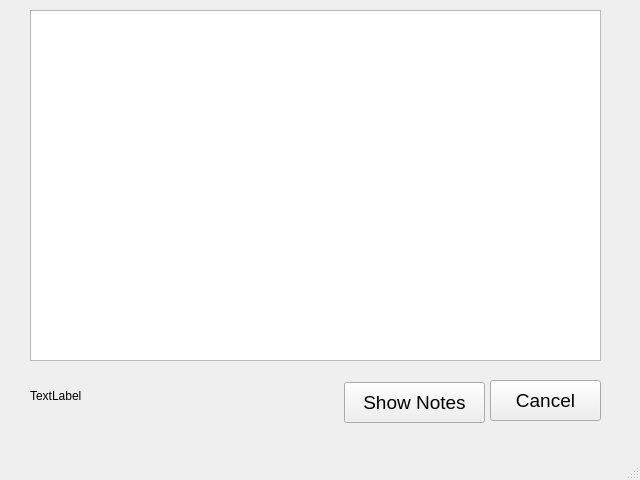
<?xml version="1.0" encoding="UTF-8"?>
<ui version="4.0">
 <class>ShowScale</class>
 <widget class="QMainWindow" name="ShowScale">
  <property name="geometry">
   <rect>
    <x>0</x>
    <y>0</y>
    <width>640</width>
    <height>480</height>
   </rect>
  </property>
  <property name="windowTitle">
   <string>MainWindow</string>
  </property>
  <widget class="QWidget" name="centralwidget">
   <widget class="QPushButton" name="noteButton">
    <property name="geometry">
     <rect>
      <x>344</x>
      <y>382</y>
      <width>141</width>
      <height>41</height>
     </rect>
    </property>
    <property name="font">
     <font>
      <pointsize>14</pointsize>
     </font>
    </property>
    <property name="text">
     <string>Show Notes</string>
    </property>
   </widget>
   <widget class="QPushButton" name="cancelButton">
    <property name="geometry">
     <rect>
      <x>490</x>
      <y>380</y>
      <width>111</width>
      <height>41</height>
     </rect>
    </property>
    <property name="font">
     <font>
      <pointsize>14</pointsize>
     </font>
    </property>
    <property name="text">
     <string>Cancel</string>
    </property>
   </widget>
   <widget class="QListWidget" name="scaleList">
    <property name="geometry">
     <rect>
      <x>30</x>
      <y>10</y>
      <width>571</width>
      <height>351</height>
     </rect>
    </property>
    <property name="font">
     <font>
      <pointsize>12</pointsize>
     </font>
    </property>
   </widget>
   <widget class="QLabel" name="likelyLabel">
    <property name="geometry">
     <rect>
      <x>30</x>
      <y>380</y>
      <width>141</width>
      <height>31</height>
     </rect>
    </property>
    <property name="text">
     <string>TextLabel</string>
    </property>
   </widget>
  </widget>
  <widget class="QMenuBar" name="menubar">
   <property name="geometry">
    <rect>
     <x>0</x>
     <y>0</y>
     <width>640</width>
     <height>21</height>
    </rect>
   </property>
  </widget>
  <widget class="QStatusBar" name="statusbar"/>
 </widget>
 <resources/>
 <connections/>
</ui>
